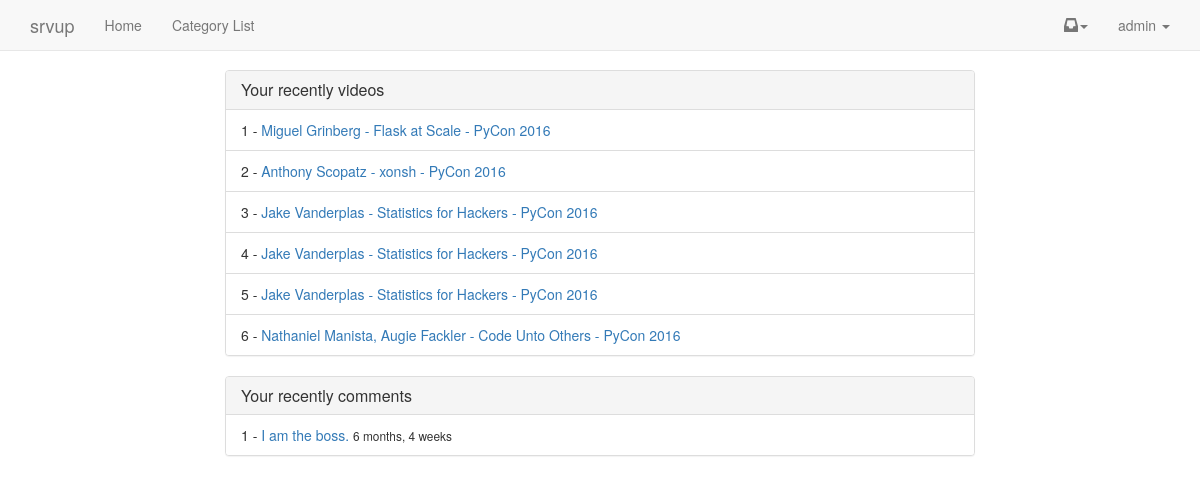
Screenshot of / (signed in) with the database file from the repository.
### account/models.py (models this page shows, shortened)
class MyUser(AbstractBaseUser):
    username = models.CharField(
        max_length=255,
        unique=True,)
    email = models.EmailField(
        max_length=255,
        unique=True,
    )
    first_name = models.CharField(
        max_length=255,
        null=True,
        blank=True)
    last_name = models.CharField(
        max_length=255,
        null=True,
        blank=True)
    is_member = models.BooleanField(default=False, verbose_name='Is Paid Member')
    is_active = models.BooleanField(default=True)
    is_admin = models.BooleanField(default=False)
    objects = MyUserManager()
    USERNAME_FIELD = 'username'
    REQUIRED_FIELDS = ['email']

### video/models.py (models this page shows, shortened)
class Video(models.Model):
    title = models.CharField(max_length=256)
    share_message = models.TextField(default=DEFAULT_MESSAGE, null=True, blank=True)
    ordering = models.PositiveIntegerField(default=1)
    slug = models.SlugField(null=True, blank=True, max_length=256)
    tags = GenericRelation("TaggedItem", null=True, blank=True)
    thumbnail = models.ImageField(upload_to='uploads/%Y/%m/%d',null=True,blank=True)
    upload_vid = models.FileField(upload_to='uploads/%Y/%m/%d',null=True, blank=True)
    embed_code = models.CharField(max_length=500,null=True, blank=True)
    active = models.BooleanField(default=True)
    featured = models.BooleanField(default=False)
    free_preview = models.BooleanField(default=False)
    category = models.ForeignKey("Category", null=True)
    timestamp = models.DateTimeField(auto_now_add=True, auto_now=False, null=True)
    updated = models.DateField(auto_now_add=False, auto_now=True, null=True)
    likes = models.IntegerField(null=True, blank=True)
    voteuser = GenericRelation("VoteUser", null=True, blank=True)
    objects = VideoManager()
    class Meta:
        unique_together = ('slug', 'category')
    def get_absolute_url(self):
        return reverse('video_detail', kwargs={'vid_slug': self.slug,
                                                'cat_slug':self.category.slug })

### comment/models.py (models this page shows, shortened)
class Comment(models.Model):
    text = models.TextField()
    author = models.ForeignKey('account.MyUser')
    parent = models.ForeignKey('self', null=True, blank=True)
    video = models.ForeignKey(Video, null=True, blank=True)
    path = models.CharField(max_length=512)
    timestamp = models.DateTimeField(auto_now=False,auto_now_add=True)
    updated = models.DateTimeField(auto_now=True,auto_now_add=False)
    active = models.BooleanField(default=True)
    objects = CommentManager()
    class Meta:
        ordering = ['-timestamp']
    @property
    def get_preview(self):
        return truncatechars(self.text, 60)
    def get_absolute_url(self):
        return reverse('comment_thread', kwargs={'pk':self.id})

### srvup/views.py (the view, shortened to what this page needs)
# urls.py: url(r'^$', 'srvup.views.home', name='home'),
def home(request):
    if request.user.is_authenticated():
        page_view.send(
            sender=request.user,
            path=request.get_full_path())
        obj_lst = []
        recent_videos = request.user.pageview_set.get_videos()[:6]
        recent_comments = request.user.comment_set.get_recent()
        video_type = ContentType.objects.get_for_model(Video)
        popular_videos_ids = request.user.pageview_set\
            .filter(primary_content_type=video_type)\
            .values_list("primary_object_id")\
            .annotate(the_count=Count("primary_object_id"))\
            .order_by('-the_count')[:6]
        popular_videos = []
        if popular_videos:
            for i in popular_videos_ids:
                popular_videos.append(Video.objects.get(id=i[0]))
        for vid in recent_videos:
            obj =  vid.primary_content_object
            if obj not in obj_lst:
                obj_lst.append(obj)
        if  len(obj_lst) == 0:
            return redirect('category_list')
        context = {
        'obj_lst':obj_lst,
        'recent_comments': recent_comments,
        'popular_videos': popular_videos,
        }
        return render(request, 'home_logged_in.html',context)

### analytics/models.py (called while the page is built)
@receiver(page_view)
def page_view_handler(sender,**kwargs):
    path = kwargs.get('path')
    if sender.is_anonymous():
        new_page_view, created = PageView.objects.get_or_create(path=path,user=None,timestamp=timezone.now())
    else:
        new_page_view, created = PageView.objects.get_or_create(user=sender,path=path, timestamp=timezone.now())
    for option in ("primary_obj", "secondary_obj"):
        obj = kwargs.get(option, None)
        if obj:
            name = option.split('_')[0]
            setattr(new_page_view, '%s_object_id' % (name), obj.id )
            setattr(new_page_view, '%s_content_type' % (name),\
                    ContentType.objects.get_for_model(obj))
            new_page_view.save()
    if not created:
        new_page_view.count += 1
        new_page_view.save()

    def videos(self):
        primary_content_type = ContentType.objects.get_for_model(Video)
        return self.filter(primary_content_type=primary_content_type)

    def get_queryset(self):
        return PageViewQuerySet(self.model, using=self._db)

    def get_videos(self):
        return self.get_queryset().videos()

### comment/models.py (called while the page is built)
    def recent(self):
        try:
            recent_num = settings.DISPLAY_RECENT_COMMENTS_NUM
        except:
            recent_num = 3
        return self.filter(active=True).filter(parent=None)[:recent_num]

    def get_queryset(self):
        return CommentQuerySet(self.model, using=self._db)

    def get_recent(self):
        return self.get_queryset().recent()

### templates/home_logged_in.html (shortened to what this page needs)
{% extends "base.html" %}
{% block content %}
<div class="row">
    {% if obj_lst %}
    <div class="col-sm-8 col-sm-offset-2">
    <div class="panel panel-default">
      <div class="panel-heading">
      <h4 class="panel-title">Your recently videos</h4>
      </div>
      <ul class="list-group">
        {% for video in obj_lst %}
        <li class="list-group-item">
        {{ forloop.counter }} -
            <a href="{{ video.get_absolute_url }}">{{ video.title }}</a>
            <br/>
        </li>
        {% endfor %}
      </ul>
    </div>
    </div>
    {% endif %}
    {% if recent_comments %}
    <div class="col-sm-8 col-sm-offset-2">
    <div class="panel panel-default">
      <div class="panel-heading">
      <h4 class="panel-title">Your recently comments</h4>
      </div>
      <ul class="list-group">
        {% for obj in recent_comments %}
        <li class="list-group-item">
        {{ forloop.counter }} -
            <a href="{{ obj.get_absolute_url }}">{{ obj.get_preview }}</a>  <small>{{obj.timestamp|timesince}}</small>
            <br/>
        </li>
        {% endfor %}
      </ul>
    </div>
    {% endif %}
    </div>
</div>
{% endblock %}

### templates/navbar.html (shortened to what this page needs)
    <nav class="navbar navbar-default navbar-static-top">
      <div class="container">
        <div class="navbar-header">
          <a class="navbar-brand" href="#">srvup</a>
        </div>
        <div id="navbar" class="navbar-collapse collapse">
          <ul class="nav navbar-nav">
            <li><a href="{% url 'home' %}">Home</a></li>
            <li><a href="{% url 'category_list' %}">Category List</a></li>
          </ul>
          <ul class="nav navbar-nav navbar-right">
          {% if user.is_authenticated %}
             <li class="dropdown">
              <a href="#" class="dropdown-toggle notification-toggle" data-toggle="dropdown" role="button" aria-expanded="false"><span class="glyphicon glyphicon-inbox" aria-hidden="true"></span><span class="caret"></span></a>
            </li>
            <li class="dropdown">
              <a href="#" class="dropdown-toggle"  id="dropdownUser" data-toggle="dropdown" aria-haspopup="true" aria-expanded="false">{{ user }} <span class="caret"></span></a>
            </li>
            {% else %}
              {% if request.get_full_path == "/" %}
              {% else %}
                <li><a href="{% url 'login' %}">Login</a></li>
                <li><a href="{% url 'register' %}">Register</a></li>
              {% endif %}
          {% endif %}
          </ul>
        </div>
      </div>
    </nav>

### rows the page displays
MyUser: username "admin"
Video: title "Miguel Grinberg - Flask at Scale - PyCon 2016"
Video: title "Anthony Scopatz - xonsh - PyCon 2016"
Video: title "Jake Vanderplas - Statistics for Hackers - PyCon 2016"
Video: title "Jake Vanderplas - Statistics for Hackers - PyCon 2016"
Video: title "Jake Vanderplas - Statistics for Hackers - PyCon 2016"
Video: title "Nathaniel Manista, Augie Fackler - Code Unto Others - PyCon 2016"
Comment: get_preview "I am the boss.", timestamp "6 months, 4 weeks"
